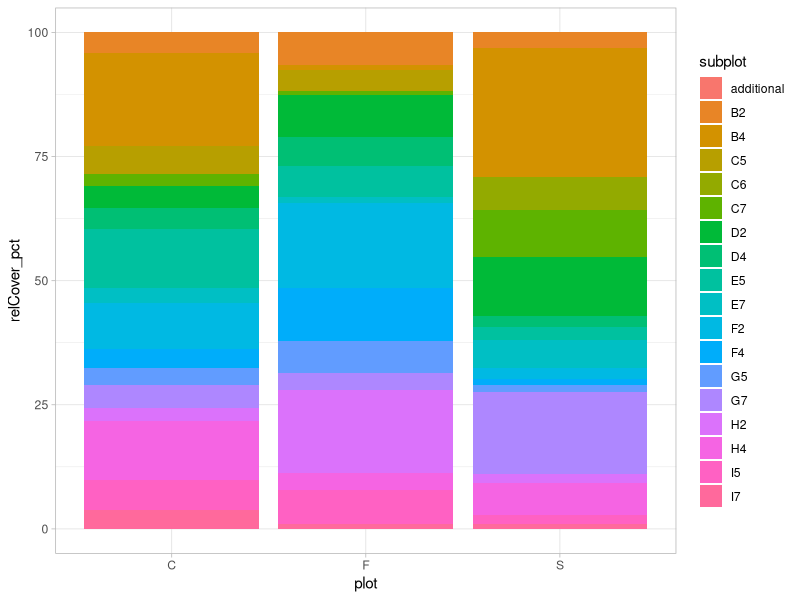
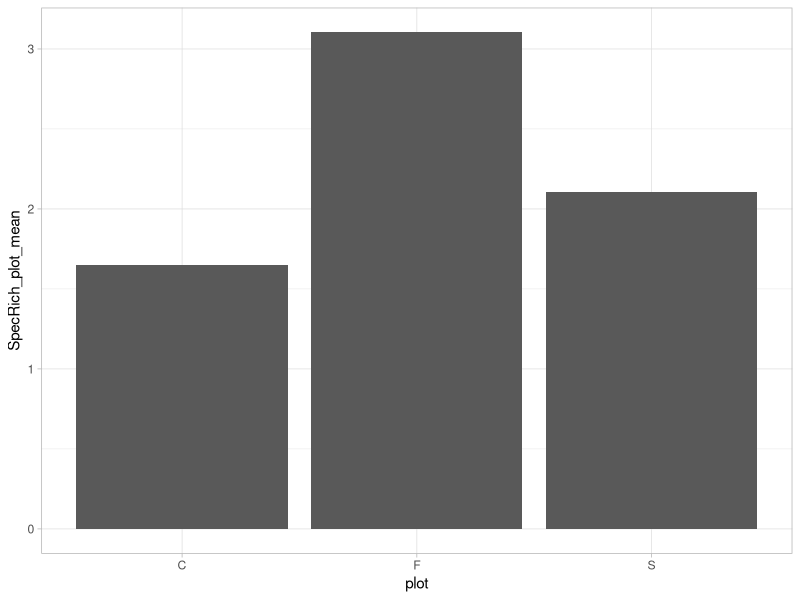
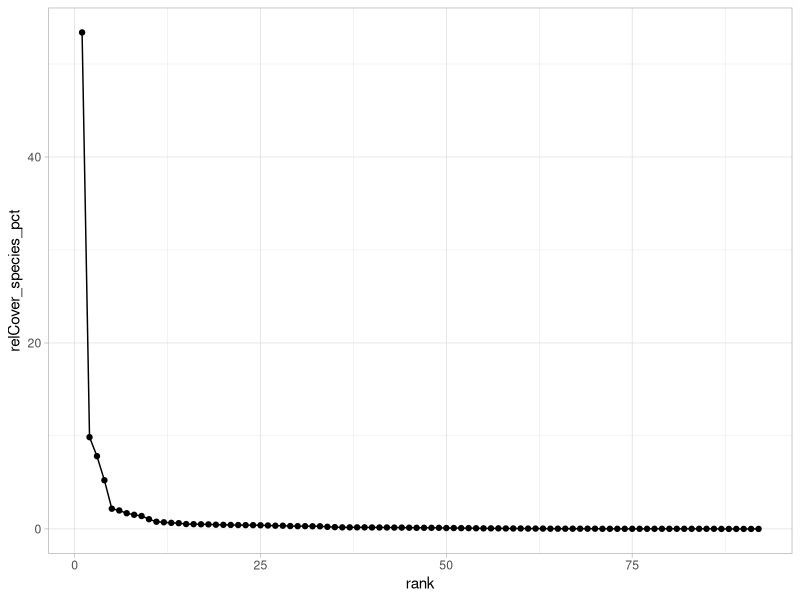
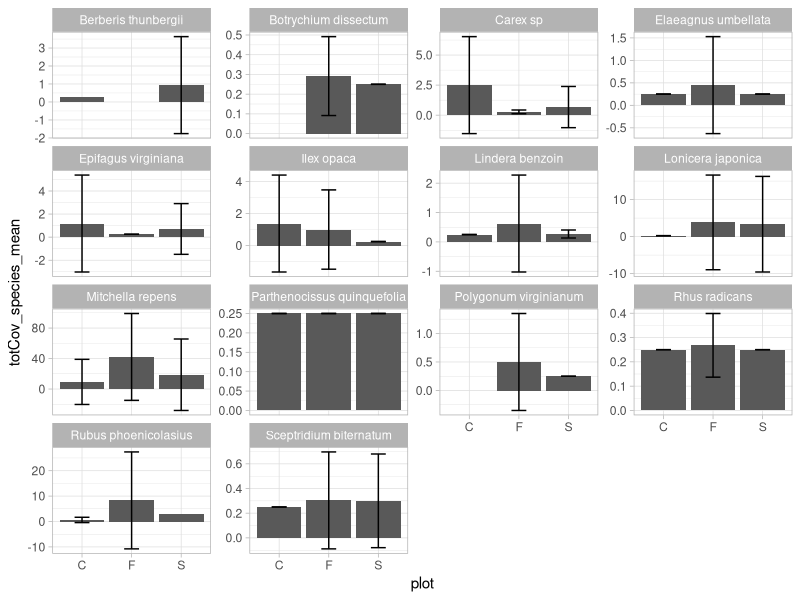

Write the R code that produced these figures, in order.
## ---- chunk 1
knitr::opts_chunk$set(echo = TRUE)
## ---- chunk 2
knitr::opts_knit$set(root.dir = 'C:\\Users\\louis\\OneDrive\\Documents\\UNCG\\Ecological Research') #setting working directory for all chunks
library(tidyverse) #loading tidyverse
theme_set(theme_light()) #setting a light theme for graphs
## ---- chunk 3
# import the data file
DF <- read.csv('TEMPEST_SERC_understory sppcomp_2021.csv')

Species <- DF %>% 
  distinct(species, .keep_all = FALSE)    # filter all unique species and delete everything else

Species2 <- Species[grepl("^[A-Z][a-z]+ [a-z][a-z]+", Species$species), ]
# ^[A-Z][a-z]+ matches the first word that starts with an upper case letter, and [a-z][a-z]+ matches the second word that starts with a lower case letter. The + indicates that the pattern should match one or more characters. The ^ and $ indicate the start and end of the string, respectively, ensuring that the pattern matches the entire string. The grepl() function returns a logical vector indicating which elements in the column match the pattern, and we use this to subset the original dataframe to keep only the desired rows.

DF2 <- DF %>% 
  mutate(workCol = paste(plot, subplot, sep= "-"))    # add a column with plot and subplot separated by '-'

DF2$plot <- ifelse(DF2$plot =="C", "control", ifelse(DF2$plot == "F", "freshwater inundation", "saltwater inundation"))         # change col plot to make them legible

TrtmtInfo <- select(DF2, plot, workCol)      # create new DF with cols plot and workCol
TrtmtInfo <- TrtmtInfo %>% 
  distinct()
## ---- chunk 4

DF3 <- DF %>% 
  distinct()            #Remove duplicates in a subplot
DF4 <-DF3               # take a copy of the dataframe with all duplicates removed

#remove rows where species does not start with a capital letter
DF3$Cap <- grepl("^[A-Z]", DF3$species)
DF3 <- DF3[DF3$Cap, ]

sec_word <- gsub("^\\w+\\s(\\w+).*$", "\\1", DF3$species)  # extract second word
stWLower <- grepl("^[a-z]", sec_word)   # check if second word starts with lowercase
DF3$SecLow <- stWLower       #add result as column to data frame
DF3 <- DF3[DF3$SecLow, ]    # remove rows where 2nd word of Species does not start with lower case
DF3 <- DF3 %>% 
  select(-Cap, -SecLow)

CoverCalc <- DF3 %>% 
  group_by(plot, subplot) %>% 
  summarise(totCov_subplot = sum(cover, na.rm=TRUE),
            totCov_subplot_mean = mean(cover, na.rm = TRUE),
            totCov_subplot_sd = sd(cover, na.rm = TRUE)) %>%
  ungroup() %>% 
  mutate(totCov_subplot_se = 1.96*totCov_subplot_sd) %>%
  group_by(plot) %>%
  mutate(relCover_pct = totCov_subplot / sum(totCov_subplot) * 100) %>%
  ungroup()

SpecRich_plot <- DF4 %>%                              #starting from the dataframe with the duplicates removed, SpecRich_plot calculates the richness at plot level ((including the additional species not found in the subplot data).)
  group_by(plot) %>% 
  summarise(SpecRich_plot_tot = sum(cover, na.rm=TRUE),
            SpecRich_plot_mean = mean(cover, na.rm = TRUE),
            SpecRich_plot_sd = sd(cover, na.rm = TRUE)) %>%
  ungroup() %>% 
  mutate(SpecRich_plot_se = 1.96*SpecRich_plot_sd)
## ---- chunk 5
ggplot(data=CoverCalc, aes(x= plot, y=relCover_pct, fill=subplot)) +
  geom_bar(stat = 'identity')
## ---- chunk 6
ggplot(SpecRich_plot, aes(x=plot,  y=SpecRich_plot_mean)) + 
  geom_bar(stat = 'identity')
## ---- chunk 7

RelCovr <- DF3 %>%  # calc average relative coverage per species across all plots 
  group_by(species) %>% 
  summarise(totCov_species = sum(cover, na.rm=TRUE)) %>%  
  ungroup() %>% 
  mutate(relCover_species_pct = totCov_species / sum(totCov_species) * 100) %>%   #calculate the % cover per species across all plots
  arrange(-relCover_species_pct) %>%   #order from high to low
  mutate(rank = row_number())  #add a column to rank:numbers 1 to ... 

ggplot(RelCovr, aes(x = rank, y = relCover_species_pct)) + 
  geom_point()+
  geom_line()
## ---- chunk 8
RelCovr_plot2 <-DF3 %>%   # calc average relative coverage per species per plot 
  group_by(plot, species) %>% 
  summarise(totCov_species = sum(cover, na.rm=TRUE),
            totCov_species_mean = mean(cover, na.rm = TRUE),
            totCov_species_sd = sd(cover, na.rm = TRUE)) %>%
  ungroup() %>% 
  mutate(totCov_species_se = 1.96*totCov_species_sd) 

#prepare a data frame to plot only the species requested
RelCovr_plot3 <- subset(RelCovr_plot2, species %in% c("Berberis thunbergii", "Botrychium dissectum", "Carex sp", "Elaeagnus umbellata", "Epifagus virginiana", "Gallium circaezans", "Ilex opaca", "Lindera benzoin", "Lonicera japonica", "Mitchella repens", "Parthenocissus quinquefolia", "Polygonum virginianum", "Rhus radicans", "Rubus phoenicolasius", "Sceptridium biternatum", "Symphotrichium lateriflorum"))

ggplot(RelCovr_plot3, aes(x=plot, y = totCov_species_mean)) +
  geom_bar(stat = 'identity') +
  geom_errorbar(aes(ymin=totCov_species_mean - totCov_species_se,
                  ymax=totCov_species_mean + totCov_species_se,
                  width=0.3))+
  facet_wrap(~species, scales = "free_y")
